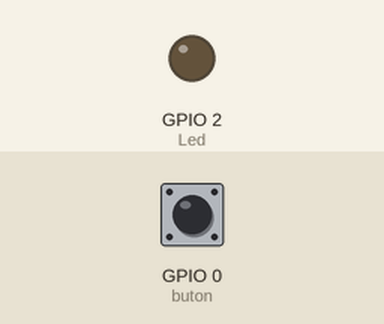
This sketch was run on a simulated ESP32. Parts: output pins drawn as LEDs (lit = HIGH). Dashed ring = blinking. Inputs (shaded band) come from the test bench; at power-on: GPIO 0 (buton) HIGH.

Above: at 1.2 s.
1.3 s: GPIO 0 (buton) pulled LOW for 0.15 s
At 1.42 s:
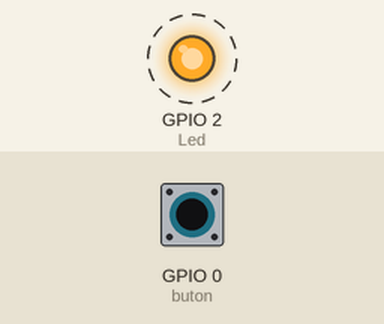
3.5 s: GPIO 0 (buton) pulled LOW for 3.2 s
At 3.62 s:
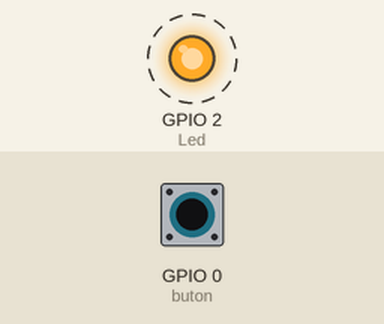
Timing chart, 0 to 8.8 s (numbered marks = the images above; inputs shaded):
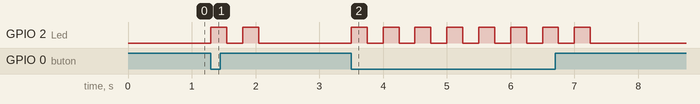

The sketch:

button_blink_time.ino
```cpp
void blink(int Led, int time,int wait){
  while (time > 0){
    digitalWrite(Led, HIGH);
    delay(wait);
    digitalWrite(Led, LOW);
    delay(wait);
    time--;
  }
}
int Led = 2;
int buton = 0;
void setup()
{
  pinMode(buton, INPUT_PULLUP);
  pinMode(Led, OUTPUT);
}

void loop()
{
  if(digitalRead(buton)==LOW)
  {
    blink(Led,2,250);

    /*while(1)
    {
      if(digitalRead(buton)==LOW){

        break ;
    }*/
  }
}
```

Measured:
- after the input at 1.3 s, GPIO 2 (Led): alternates HIGH for 0.25 s and LOW for 0.25 s, 4 changes in all, then stays LOW, starting at once
- after the input at 3.5 s, GPIO 2 (Led): alternates HIGH for 0.25 s and LOW for 0.25 s, 16 changes in all, then stays LOW, starting at once
